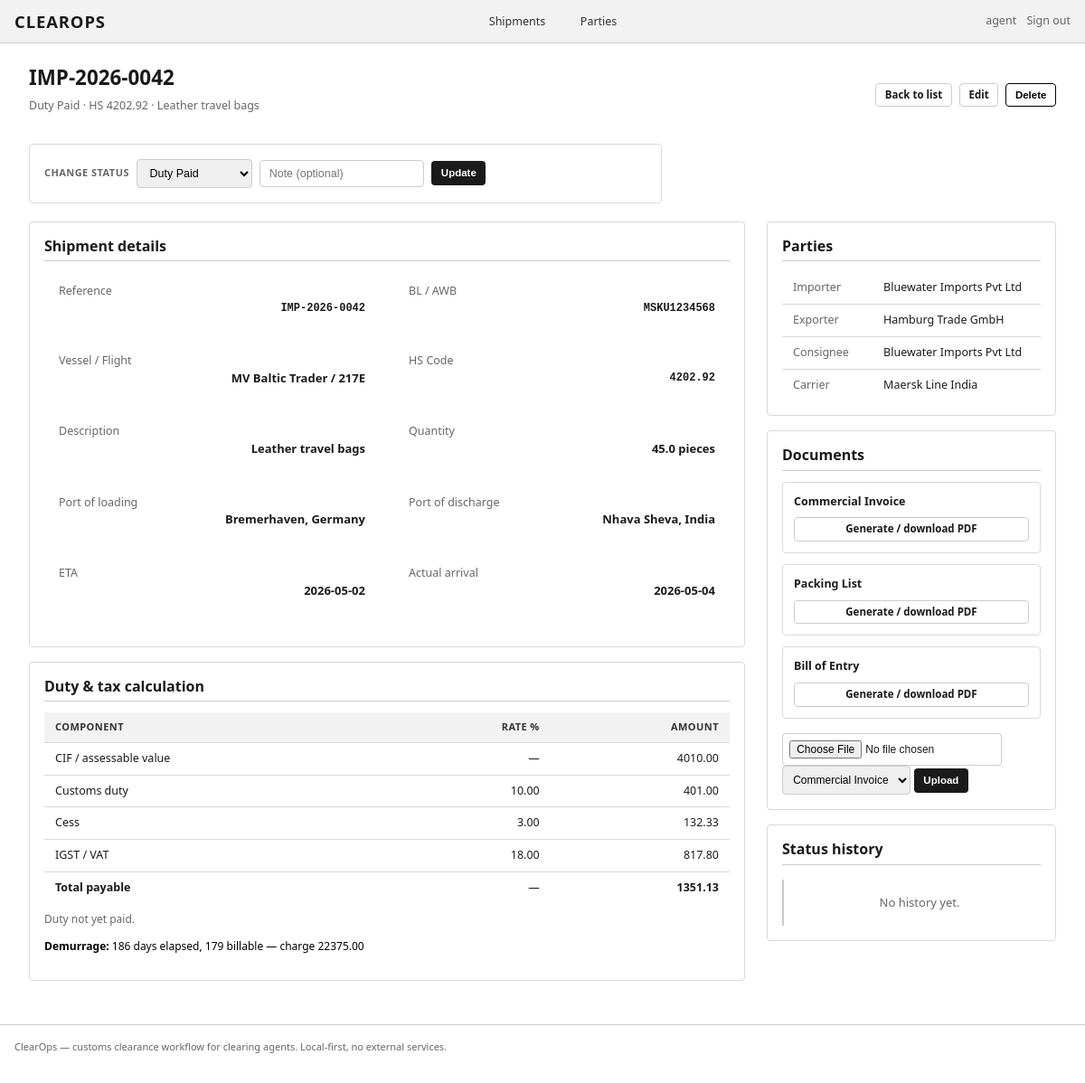
Screenshot of /shipments/27 (signed in) with the database file from the repository.
### tables this page shows
CREATE TABLE users (
    id INTEGER PRIMARY KEY AUTOINCREMENT,
    username TEXT UNIQUE NOT NULL,
    password_hash TEXT NOT NULL,
    role TEXT NOT NULL DEFAULT 'user',
    created_at TEXT NOT NULL
);

CREATE TABLE shipments (
    id INTEGER PRIMARY KEY AUTOINCREMENT,
    reference TEXT UNIQUE NOT NULL,
    importer_id INTEGER,
    exporter_id INTEGER,
    consignee_id INTEGER,
    carrier_id INTEGER,
    bl_number TEXT,
    vessel_flight TEXT,
    port_of_loading TEXT,
    port_of_discharge TEXT,
    eta TEXT,
    actual_arrival TEXT,
    status TEXT NOT NULL DEFAULT 'draft',
    hs_code TEXT,
    description TEXT,
    quantity REAL,
    unit TEXT,
    unit_price REAL,
    currency TEXT DEFAULT 'USD',
    freight REAL DEFAULT 0,
    insurance REAL DEFAULT 0,
    cif_value REAL DEFAULT 0,
    duty_rate REAL DEFAULT 0,
    cess_rate REAL DEFAULT 0,
    igst_rate REAL DEFAULT 0,
    duty_amount REAL DEFAULT 0,
    cess_amount REAL DEFAULT 0,
    igst_amount REAL DEFAULT 0,
    total_payable REAL DEFAULT 0,
    duty_paid_at TEXT,
    free_days INTEGER DEFAULT 7,
    demurrage_per_day REAL DEFAULT 0,
    created_at TEXT NOT NULL,
    updated_at TEXT NOT NULL,
    FOREIGN KEY (importer_id) REFERENCES parties(id),
    FOREIGN KEY (exporter_id) REFERENCES parties(id),
    FOREIGN KEY (consignee_id) REFERENCES parties(id),
    FOREIGN KEY (carrier_id) REFERENCES parties(id)
);

CREATE TABLE parties (
    id INTEGER PRIMARY KEY AUTOINCREMENT,
    name TEXT NOT NULL,
    type TEXT NOT NULL CHECK(type IN ('importer','exporter','consignee','agent','carrier')),
    address TEXT,
    contact_person TEXT,
    email TEXT,
    phone TEXT,
    tax_id TEXT,
    created_at TEXT NOT NULL
);

### app.py (the view)
@app.route("/shipments/<int:shipment_id>")
@login_required
def shipment_detail(shipment_id):
    s = query("SELECT * FROM shipments WHERE id = ?", (shipment_id,), one=True)
    if not s:
        abort(404)
    importer = query("SELECT * FROM parties WHERE id = ?", (s["importer_id"],), one=True) if s["importer_id"] else None
    exporter = query("SELECT * FROM parties WHERE id = ?", (s["exporter_id"],), one=True) if s["exporter_id"] else None
    consignee = query("SELECT * FROM parties WHERE id = ?", (s["consignee_id"],), one=True) if s["consignee_id"] else None
    carrier = query("SELECT * FROM parties WHERE id = ?", (s["carrier_id"],), one=True) if s["carrier_id"] else None
    docs = query("SELECT * FROM documents WHERE shipment_id = ? ORDER BY uploaded_at DESC", (shipment_id,))
    history = query("""SELECT h.*, u.username FROM status_history h
                       LEFT JOIN users u ON h.changed_by = u.id
                       WHERE h.shipment_id = ? ORDER BY h.changed_at DESC""", (shipment_id,))
    demurrage = compute_demurrage(s["actual_arrival"], s["free_days"], s["demurrage_per_day"])
    cif = assessable_value(s["unit_price"], s["quantity"], s["freight"], s["insurance"])
    duty = compute_duty(cif, s["duty_rate"], s["cess_rate"], s["igst_rate"])
    return render_template("shipment.html", s=s, importer=importer, exporter=exporter,
                           consignee=consignee, carrier=carrier, docs=docs, history=history,
                           demurrage=demurrage, cif=cif, duty=duty,
                           STATUSES=STATUSES, STATUS_LABELS=STATUS_LABELS)

### templates/shipment.html (shortened to what this page needs)
{% extends "base.html" %}
{% block content %}
<div class="page-header">
  <div>
    <h1>{{ s.reference }}</h1>
    <p style="color:#666; font-size:12.5px; margin-top:0.25rem;">
      {{ STATUS_LABELS[s.status] }} &middot; HS {{ s.hs_code or "&mdash;" }} &middot; {{ s.description or "&mdash;" }}
    </p>
  </div>
  <div class="actions">
    <a href="{{ url_for('shipments_list') }}" class="btn ghost small">Back to list</a>
    <a href="{{ url_for('shipment_edit', shipment_id=s.id) }}" class="btn secondary small">Edit</a>
    <form method="post" action="{{ url_for('shipment_delete', shipment_id=s.id) }}" style="display:inline;" onsubmit="return confirm('Delete this shipment? This cannot be undone.');">
      <button class="btn secondary small" type="submit" style="color:#000; border-color:#000;">Delete</button>
    </form>
  </div>
</div>
<div class="card" style="max-width:700px;">
  <form method="post" action="{{ url_for('shipment_status', shipment_id=s.id) }}" style="display:flex; gap:0.5rem; align-items:center; flex-wrap:wrap;">
    <label style="font-size:11px; font-weight:700; text-transform:uppercase; letter-spacing:0.04em; color:#666; margin:0;">Change status</label>
    <select name="status" style="padding:0.45rem 0.6rem; border:1px solid #ccc; border-radius:4px; font-size:12.5px;">
      {% for st in STATUSES %}
        {% if st == s.status or allowed_transition(s.status, st) %}
      <option value="{{ st }}" {% if st == s.status %}selected{% endif %}>{{ STATUS_LABELS[st] }}</option>
        {% endif %}
      {% endfor %}
    </select>
    <input name="note" placeholder="Note (optional)" style="padding:0.45rem 0.6rem; border:1px solid #ccc; border-radius:4px; font-size:12.5px; min-width:180px;">
    <button class="btn small" type="submit">Update</button>
  </form>
</div>
<div style="display:grid; grid-template-columns: 1fr 320px; gap:1.5rem; margin-top:1.25rem;">
  <div>
    <div class="card" style="margin-bottom:1rem;">
      <h3 style="font-size:1rem; margin-bottom:0.75rem;">Shipment details</h3>
      <div class="meta-grid">
        <div class="card" style="padding:0.75rem 1rem; border:none;">
          <div class="label">Reference</div>
          <div class="value mono">{{ s.reference }}</div>
        </div>
        <div class="card" style="padding:0.75rem 1rem; border:none;">
          <div class="label">BL / AWB</div>
          <div class="value mono">{{ s.bl_number or "&mdash;" }}</div>
        </div>
        <div class="card" style="padding:0.75rem 1rem; border:none;">
          <div class="label">Vessel / Flight</div>
          <div class="value">{{ s.vessel_flight or "&mdash;" }}</div>
        </div>
        <div class="card" style="padding:0.75rem 1rem; border:none;">
          <div class="label">HS Code</div>
          <div class="value mono">{{ s.hs_code or "&mdash;" }}</div>
        </div>
        <div class="card" style="padding:0.75rem 1rem; border:none;">
          <div class="label">Description</div>
          <div class="value">{{ s.description or "&mdash;" }}</div>
        </div>
        <div class="card" style="padding:0.75rem 1rem; border:none;">
          <div class="label">Quantity</div>
          <div class="value">{{ s.quantity }} {{ s.unit or "pcs" }}</div>
        </div>
        <div class="card" style="padding:0.75rem 1rem; border:none;">
          <div class="label">Port of loading</div>
          <div class="value">{{ s.port_of_loading or "&mdash;" }}</div>
        </div>
        <div class="card" style="padding:0.75rem 1rem; border:none;">
          <div class="label">Port of discharge</div>
          <div class="value">{{ s.port_of_discharge or "&mdash;" }}</div>
        </div>
        <div class="card" style="padding:0.75rem 1rem; border:none;">
          <div class="label">ETA</div>
          <div class="value">{{ s.eta or "&mdash;" }}</div>
        </div>
        <div class="card" style="padding:0.75rem 1rem; border:none;">
          <div class="label">Actual arrival</div>
          <div class="value">{{ s.actual_arrival or "&mdash;" }}</div>
        </div>
      </div>
    </div>
    <div class="card">
      <h3 style="font-size:1rem; margin-bottom:0.75rem;">Duty &amp; tax calculation</h3>
      <table style="width:100%; font-size:12.5px;">
        <thead>
          <tr><th style="text-align:left;">Component</th><th class="numeric">Rate %</th><th class="numeric">Amount</th></tr>
        </thead>
        <tbody>
          <tr><td>CIF / assessable value</td><td class="numeric">&mdash;</td><td class="numeric">{{ "%.2f"|format(cif) }}</td></tr>
          <tr><td>Customs duty</td><td class="numeric">{{ "%.2f"|format(s.duty_rate) }}</td><td class="numeric">{{ "%.2f"|format(s.duty_amount) }}</td></tr>
          <tr><td>Cess</td><td class="numeric">{{ "%.2f"|format(s.cess_rate) }}</td><td class="numeric">{{ "%.2f"|format(s.cess_amount) }}</td></tr>
          <tr><td>IGST / VAT</td><td class="numeric">{{ "%.2f"|format(s.igst_rate) }}</td><td class="numeric">{{ "%.2f"|format(s.igst_amount) }}</td></tr>
          <tr style="border-top:1px solid #000;"><td><strong>Total payable</strong></td><td class="numeric">&mdash;</td><td class="numeric"><strong>{{ "%.2f"|format(s.total_payable) }}</strong></td></tr>
        </tbody>
      </table>
      {% if s.duty_paid_at %}
      <p style="color:#666; font-size:12px; margin-top:0.5rem;">Duty paid on {{ s.duty_paid_at }}</p>
      {% else %}
      <p style="color:#666; font-size:12px; margin-top:0.5rem;">Duty not yet paid.</p>
      {% endif %}
      {% if demurrage.billable_days > 0 %}
      <p style="color:#000; font-size:12px; margin-top:0.5rem;"><strong>Demurrage:</strong> {{ demurrage.days_elapsed }} days elapsed, {{ demurrage.billable_days }} billable &mdash; charge {{ "%.2f"|format(demurrage.charge) }}</p>
      {% endif %}
    </div>
  </div>
  <div style="display:flex; flex-direction:column; gap:1rem;">
    <div class="card">
      <h3 style="font-size:1rem; margin-bottom:0.75rem;">Parties</h3>
      <table style="width:100%; font-size:12.5px;">
        <tbody>
          <tr><td style="color:#666;" width="35%">Importer</td><td>{{ importer.name if importer else "&mdash;" }}</td></tr>
          <tr><td style="color:#666;" width="35%">Exporter</td><td>{{ exporter.name if exporter else "&mdash;" }}</td></tr>
          <tr><td style="color:#666;" width="35%">Consignee</td><td>{{ consignee.name if consignee else "&mdash;" }}</td></tr>
          <tr><td style="color:#666;" width="35%">Carrier</td><td>{{ carrier.name if carrier else "&mdash;" }}</td></tr>
        </tbody>
      </table>
    </div>
    <div class="card">
      <h3 style="font-size:1rem; margin-bottom:0.75rem;">Documents</h3>
      <div class="doc-grid">
        {% set gen_types = ["invoice", "packing_list", "bill_of_entry"] %}
        {% set labels = {"invoice":"Commercial Invoice","packing_list":"Packing List","bill_of_entry":"Bill of Entry"} %}
        {% for t in gen_types %}
        <div class="doc-card">
          <div class="title">{{ labels[t] }}</div>
          <div class="actions">
            <a href="{{ url_for('shipment_document_pdf', shipment_id=s.id, doc_type=t) }}" class="btn secondary small" style="width:100%; text-align:center; text-decoration:none;">Generate / download PDF</a>
          </div>
        </div>
        {% endfor %}
      </div>
      <form method="post" action="{{ url_for('document_upload', shipment_id=s.id) }}" enctype="multipart/form-data" style="margin-top:1rem;">
        <input type="file" name="file" required style="flex:1; padding:0.45rem; border:1px solid #ccc; border-radius:4px; font-size:12px;">
        <select name="doc_type" style="padding:0.45rem; border:1px solid #ccc; border-radius:4px; font-size:12px;">
          <option value="commercial_invoice">Commercial Invoice</option>
        </select>
        <button class="btn small" type="submit">Upload</button>
      </form>
    </div>
    <div class="card">
      <h3 style="font-size:1rem; margin-bottom:0.75rem;">Status history</h3>
      <div class="timeline">
        {% if history %}
          {% for h in history %}
          <div class="event">
            <div class="when">{{ h.changed_at[:16] }}</div>
            <div style="font-weight:600;">{{ h.to_status }}</div>
            {% if h.note %}<div class="note">{{ h.note }}</div>{% endif %}
            {% if h.username %}<div style="font-size:11px; color:#666; margin-top:2px;">by {{ h.username }}</div>{% endif %}
          </div>
          {% endfor %}
        {% else %}
        <div class="empty-state" style="padding:1rem;">No history yet.</div>
        {% endif %}
      </div>
    </div>
  </div>
</div>
{% endblock %}

### templates/base.html (shortened to what this page needs)
<!doctype html>
<html lang="en">
<head>
<link rel="stylesheet" href="{{ url_for('static', filename='css/style.css') }}">
</head>
<body>
<div class="topbar">
  <a href="{{ url_for('dashboard') }}" class="brand">ClearOps</a>
  <nav>
    {% if current_user %}
      <a href="{{ url_for('shipments_list') }}" class="{% if request.endpoint == 'shipments_list' %}active{% endif %}">Shipments</a>
      <a href="{{ url_for('parties_list') }}" class="{% if request.endpoint in ('parties_list','party_new','party_edit') %}active{% endif %}">Parties</a>
    {% endif %}
  </nav>
  <div class="user">
    {% if current_user %}
      <span>{{ current_user.username }}</span>
      <a href="{{ url_for('logout') }}">Sign out</a>
    {% else %}
      <a href="{{ url_for('login') }}">Sign in</a>
    {% endif %}
  </div>
</div>
<div class="container">
  <main class="main">
    {% block content %}{% endblock %}
  </main>
</div>
<footer style="padding:1rem 1rem 2rem; color:#666; font-size:11px; border-top:1px solid #ccc;">
  ClearOps &mdash; customs clearance workflow for clearing agents. Local-first, no external services.
</footer>
</body>
</html>

### rows the page displays
users: username "agent"
shipments: reference "IMP-2026-0042", status "Duty Paid", hs_code "4202.92", description "Leather travel bags", bl_number "MSKU1234568", vessel_flight "MV Baltic Trader / 217E", quantity "45.0", unit "pieces", port_of_loading "Bremerhaven, Germany", port_of_discharge "Nhava Sheva, India", eta "2026-05-02", actual_arrival "2026-05-04", duty_rate "10.00", duty_amount "401.00", cess_rate "3.00", cess_amount "132.33", igst_rate "18.00", igst_amount "817.80", total_payable "1351.13"
parties: name "Bluewater Imports Pvt Ltd"
parties: name "Hamburg Trade GmbH"
parties: name "Bluewater Imports Pvt Ltd"
parties: name "Maersk Line India"

### other values shown
{{ "%.2f"|format(cif) }} "4010.00"
{{ demurrage.days_elapsed }} "186"
{{ demurrage.billable_days }} "179"
{{ "%.2f"|format(demurrage.charge) }} "22375.00"
{{ labels[t] }} "Commercial Invoice" "Packing List" "Bill of Entry"
